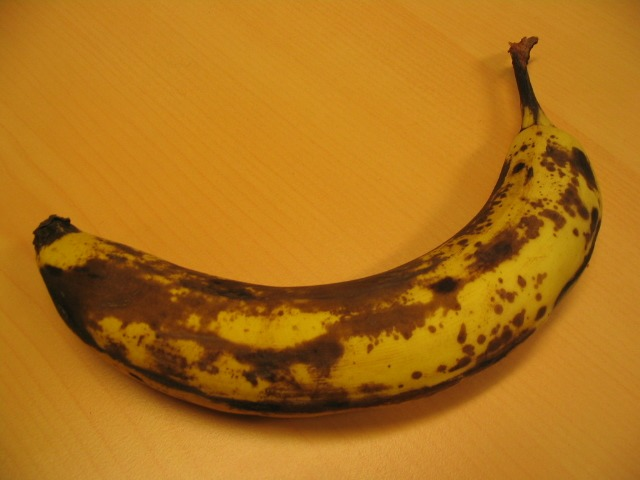
#> input picture data/imgs/banana1.jpg, 640 x 480 px
$ python poisson_blending.py --tgt_path data/imgs/banana1.jpg
#> lines starting #> are read from the running program, lines starting #| are printed output that depends on the picture; after the words box and inside, x2 and y2 are one past the last pixel; in counts of white or black regions, pixels touching at a corner belong together
import cv2
import numpy as np
import matplotlib.pyplot as plt
import scipy.sparse
from scipy.sparse.linalg import spsolve
import argparse


def poisson_blend(im_src, im_tgt, im_mask, center):
    # Convert the images to float64 for the blending process
    im_src_cpy = np.array(im_src, dtype=np.float64)
    im_tgt_cpy = np.array(im_tgt, dtype=np.float64)

    # Get the region of interest from the source image
    height, width = im_src_cpy.shape[:2]

    indicators = np.nonzero(im_mask)
    minX, minY = np.min(indicators, axis=1)
    maxX, maxY = np.max(indicators, axis=1)

    minX -= 1
    if minX < 0:
        minX = 0

    maxX += 2
    if maxX > height:
        maxX = height

    minY -= 1
    if minY < 0:
        minY = 0

    maxY += 2
    if maxY > width:
        maxY = width

    source_region_of_interest = im_src_cpy[minX:maxX, minY:maxY, :]
    mask_region_of_interest = im_mask[minX:maxX, minY:maxY]

    # Get the region of interest from the target image
    target_shape = im_tgt_cpy.shape[:2]
    src_RegionOfInterestShape = source_region_of_interest.shape[:2]

    minX = center[0] - src_RegionOfInterestShape[1] // 2
    if minX < 0:
        minX = 0
    maxX = minX + src_RegionOfInterestShape[1]
    if maxX > target_shape[1]:
        maxX = target_shape[1]

    minY = center[1] - src_RegionOfInterestShape[0] // 2
    if minY < 0:
        minY = 0
    maxY = minY + src_RegionOfInterestShape[0]
    if maxY > target_shape[0]:
        maxY = target_shape[0]

    target_RegionOfInterest = im_tgt_cpy[minY:maxY, minX:maxX]

    im_blend = imageBlender(source_region_of_interest, target_RegionOfInterest, mask_region_of_interest, im_tgt_cpy, minX, maxX, minY, maxY)

    return im_blend


def imageBlender(source, target, mask, im_tgt, minX, maxX, minY, MAXy):
    height, width = source.shape[:2]
    # Compute the Poisson equation matrix
    poissonMatrix = poisson_mat_calc(mask, height, width)
    # Compute the Laplacian of the source image
    laplacianImage = laplacian_calc(source, target, mask)

    # Solve the Poisson equation for each color channel
    blendedRegion = np.zeros((height, width, 3), np.float64) # 3 for RGB

    for colorIndex in range(3):
        blendedRegion[:, :, colorIndex] = spsolve(poissonMatrix, laplacianImage[:, :, colorIndex].flatten()).reshape((height, width))

    # Clip values to the range [0, 255]
    blendedRegion = np.where(blendedRegion < 0, 0, blendedRegion)
    blendedRegion = np.where(blendedRegion > 255, 255, blendedRegion)

    # Copy the target image
    im_blend = im_tgt.copy()

    # Replace the target region with the blended region
    im_blend[minY:MAXy, minX:maxX] = blendedRegion

    res = im_blend.astype(np.uint8)

    return res


def poisson_mat_calc(mask, height, width):
    # Create a sparse matrix for the Poisson equation
    poissonMatrix = scipy.sparse.lil_matrix((height * width, height * width))

    for y_axis in range(height):
        for x_axis in range(width):
            # Compute the index of the current pixel
            index = y_axis * width + x_axis

            # If the pixel is not in the mask, set the value to 1
            if mask[y_axis, x_axis] == 0:
                poissonMatrix[index, index] = 1
            else:
                # If the pixel is in the mask, set the value to -4
                poissonMatrix[index, index] = -4

                # Define the neighbors
                neighbors = [(y_axis-1, x_axis), (y_axis+1, x_axis), (y_axis, x_axis-1), (y_axis, x_axis+1)]
                for ny, nx in neighbors:
                    # If the neighbor is in the mask, set the value to 1
                    if 0 <= ny < height and 0 <= nx < width and mask[ny, nx] != 0:
                        poissonMatrix[index, ny * width + nx] = 1

    # Convert the matrix to a compressed sparse column matrix
    res = scipy.sparse.csc_matrix(poissonMatrix)
    return res


def laplacian_calc(sourceImage, targetImage, mask):
    # Compute the Laplacian of the source image
    laplacianImage = np.copy(targetImage)
    imageHeight, imageWidth = sourceImage.shape[:2]

    # Define the shifts for the neighbors
    neighbors = [(-1, 0), (1, 0), (0, -1), (0, 1)]

    for y_axis in range(imageHeight):
        for x_axis in range(imageWidth):
            if mask[y_axis, x_axis] != 0:
                # If the pixel is in the mask, compute the Laplacian
                laplacianImage[y_axis, x_axis, :] = sourceImage[y_axis, x_axis, :] * -4

                for dy, dx in neighbors:
                    ny, nx = y_axis + dy, x_axis + dx
                    if 0 <= ny < imageHeight and 0 <= nx < imageWidth:
                        laplacianImage[y_axis, x_axis, :] = laplacianImage[y_axis, x_axis, :]+ sourceImage[ny, nx, :]
                        if mask[ny, nx] == 0:
                            laplacianImage[y_axis, x_axis, :] = laplacianImage[y_axis, x_axis, :] - targetImage[ny, nx, :]

    return laplacianImage


def parse():
    parser = argparse.ArgumentParser()
    parser.add_argument('--src_path', type=str, default='./data/imgs/banana1.jpg', help='image file path')
    parser.add_argument('--mask_path', type=str, default='./data/seg_GT/banana1.bmp', help='mask file path')
    parser.add_argument('--tgt_path', type=str, default='./data/bg/table.jpg', help='mask file path')
    return parser.parse_args()

if __name__ == "__main__":
    # Load the source and target images
    args = parse()

    im_tgt = cv2.imread(args.tgt_path, cv2.IMREAD_COLOR)
#> im_tgt is the input picture: shape (480, 640, 3); mean B, G, R 25.2, 113.9, 175.1
    im_src = cv2.imread(args.src_path, cv2.IMREAD_COLOR)
    if args.mask_path == '':
        im_mask = np.full(im_src.shape, 255, dtype=np.uint8)
    else:
        im_mask = cv2.imread(args.mask_path, cv2.IMREAD_GRAYSCALE)
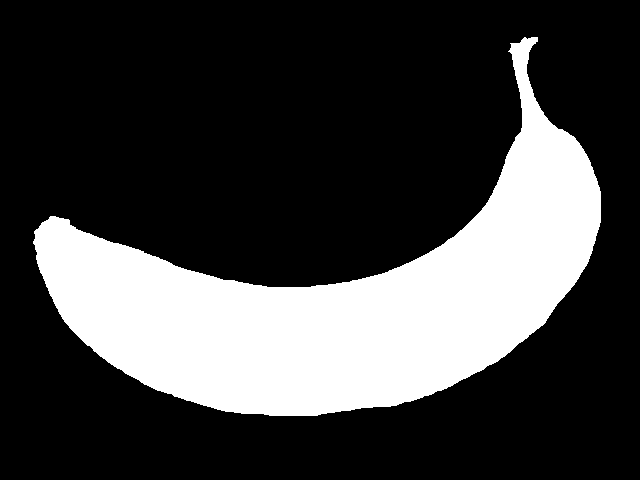
#> input picture data/seg_GT/banana1.bmp, 640 x 480 px
#> im_mask: shape (480, 640); 25.6% white; 1 white region, box (x1, y1, x2, y2) and area: (33, 37, 601, 416) 78705
        im_mask = cv2.threshold(im_mask, 0, 255, cv2.THRESH_BINARY)[1]

    center = (int(im_tgt.shape[1] / 2), int(im_tgt.shape[0] / 2))
#> center = (320, 240)

    im_clone = poisson_blend(im_src, im_tgt, im_mask, center)
#> in poisson_blend, `indicators = np.nonzero(im_mask)`: indicators = 78705 positions, rows 37 to 415, columns 33 to 600
#> in poisson_blend, `minX, minY = np.min(indicators, axis=1)`: minX = 37; minY = 33
#> in poisson_blend, `maxX, maxY = np.max(indicators, axis=1)`: maxX = 415; maxY = 600
#> in poisson_blend, `minX -= 1`: minX = 36
#> in poisson_blend, `maxX += 2`: maxX = 417
#> in poisson_blend, `minY -= 1`: minY = 32
#> in poisson_blend, `maxY += 2`: maxY = 602
#> in poisson_blend, `mask_region_of_interest = im_mask[minX:maxX, minY:maxY]`:
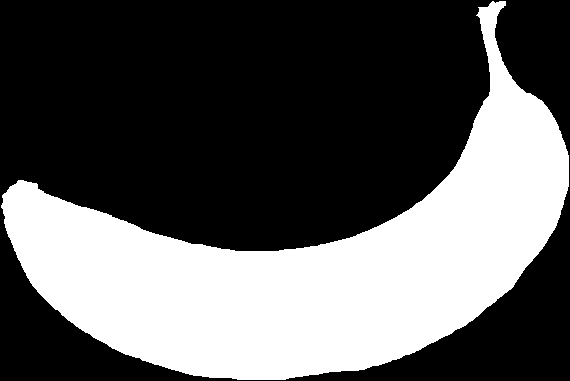
#> mask_region_of_interest: shape (381, 570); 36.2% white; 1 white region, box (x1, y1, x2, y2) and area: (1, 1, 569, 380) 78705
#> in poisson_blend, `target_RegionOfInterest = im_tgt_cpy[minY:maxY, minX:maxX]`:
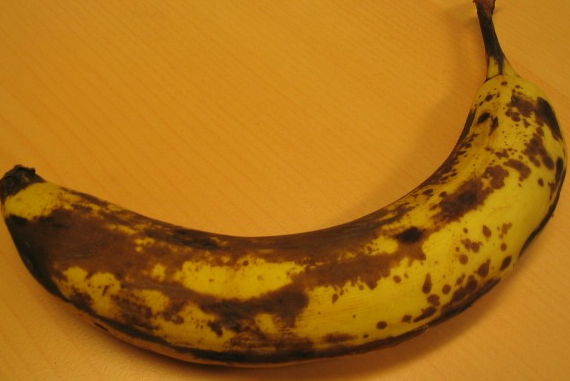
#> target_RegionOfInterest: shape (381, 570, 3) float64; mean B, G, R 21.3, 107.9, 168.1
#> after the loop in laplacian_calc, `for y_axis in range(imageHeight):`:
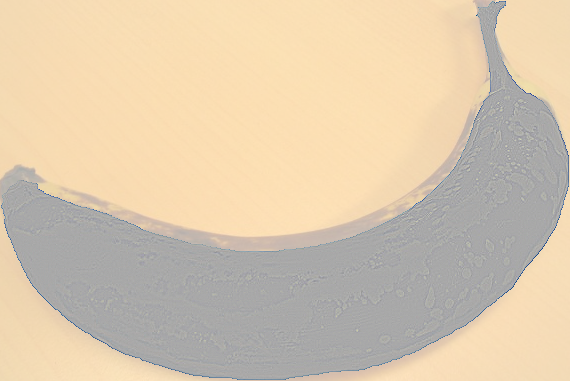
#> laplacianImage: shape (381, 570, 3) float64; mean B, G, R 17.3, 79.5, 121.9; drawn with min black and max white
#> after the loop in imageBlender, `for colorIndex in range(3):`:
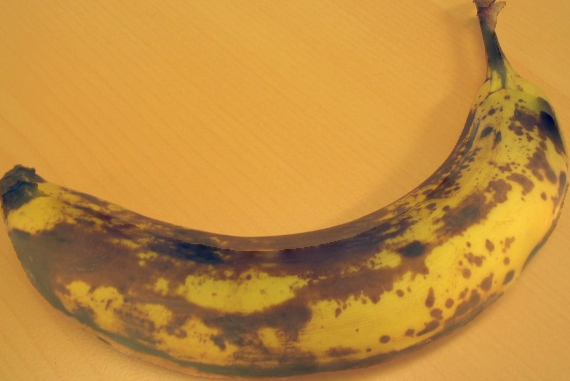
#> blendedRegion: shape (381, 570, 3) float64; mean B, G, R 21.6, 108.9, 168.2; drawn with min black and max white
#> in imageBlender, `blendedRegion = np.where(blendedRegion < 0, 0, blendedRegion)`:
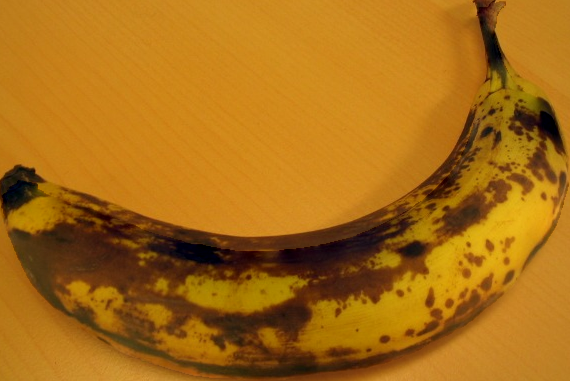
#> blendedRegion: shape (381, 570, 3) float64; mean B, G, R 21.7, 108.9, 168.2
#> in imageBlender, `im_blend[minY:MAXy, minX:maxX] = blendedRegion`:
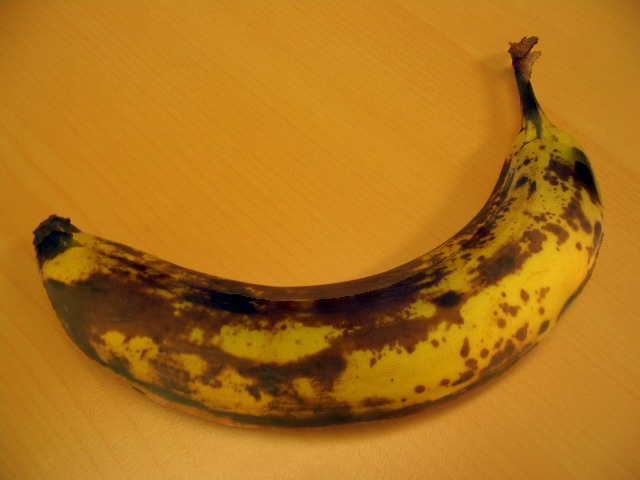
#> im_blend: shape (480, 640, 3) float64; mean B, G, R 25.5, 114.6, 175.1

    cv2.imshow('Cloned image', im_clone)
    cv2.waitKey(0)
    cv2.destroyAllWindows()
